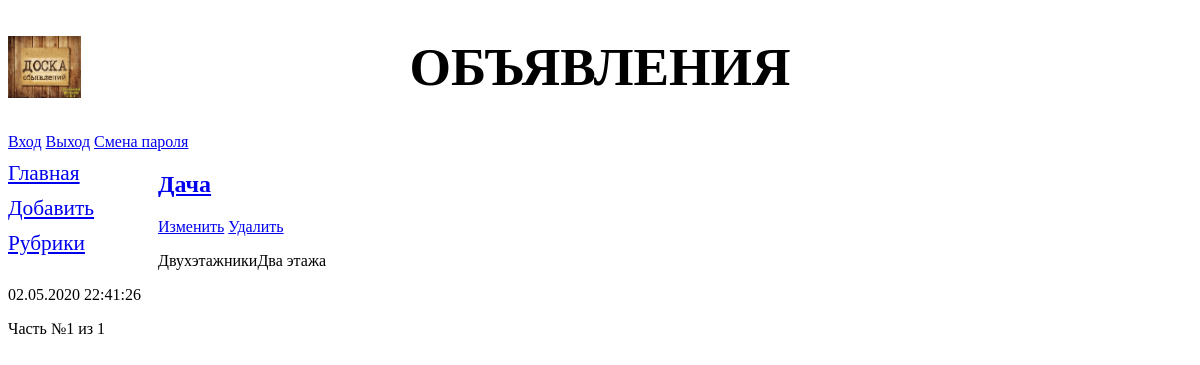
Before: /bboard/accounts/profile/ with the older database file.
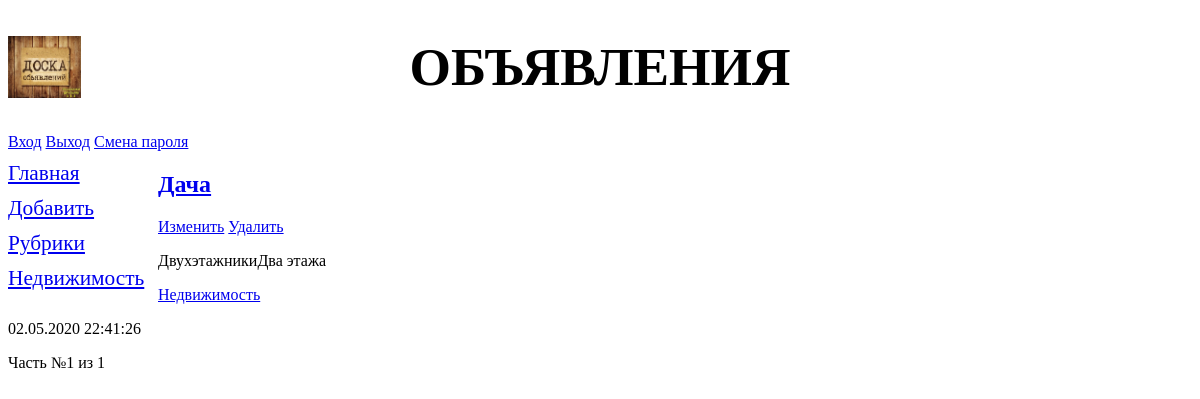
After: the same page with the newer database file.
### bboard/models.py (models this page shows, shortened)
class Bb(models.Model):
    title = models.CharField(max_length=50, verbose_name='Товар')
    content = models.TextField(null=True, blank=True, verbose_name='Описание')
    price = models.FloatField(null=True, blank=True, verbose_name='Цена')
    published = models.DateTimeField(auto_now_add=True, db_index=True, verbose_name='Опубликовано')
    rubric = models.ForeignKey('Rubric', null=True, on_delete=models.PROTECT, verbose_name='Рубрика')
    objects = models.Manager()
    reverse = BbManager()
    class Meta:
        verbose_name_plural = 'Объявления'
        verbose_name = 'Объявление'
        ordering = ['-published']

class Rubric(models.Model):
    name = models.CharField(max_length=20, db_index=True, verbose_name='Название')
    order = models.SmallIntegerField(default=0, db_index=True)
    objects = models.Manager()
    bbs = RubricManager()
    class Meta:
        verbose_name_plural = 'Рубрики'
        verbose_name = 'Рубрика'
        ordering = ['order', 'name']

### bboard/views.py (the view)
# urls.py: path('accounts/profile/', index),
def index(request):
    bbs = Bb.objects.all()
    rubrics = Rubric.objects.all()
    paginator = Paginator(bbs, 2)
    if 'page' in request.GET:
        page_num = request.GET['page']
    else:
        page_num = 1
    page = paginator.get_page(page_num)
    context = {'rubrics': rubrics, 'page': page, 'bbs': page.object_list}
    return render(request, 'bboard/index.html', context)

### bboard/templates/bboard/index.html (shortened to what this page needs)
{% extends "layout/base.html" %}
{% block content %}
{% for bb in bbs %}
<div class="b">
    <h2><a href="{% url 'detail' pk=bb.pk %}">{{ bb.title }}</a></h2>
    <a href="{% url 'update' pk=bb.pk %}">Изменить</a>
    <a href="{% url 'delete' pk=bb.pk %}">Удалить</a>
    <p>{{ bb.content }}</p>
    <p><a href="{% url 'by_rubric' bb.rubric.pk %}"> {{ bb.rubric.name }}</a></p>
    <p>{{ bb.published|date:"d.m.Y H:i:s" }}</p>
</div>
{% endfor %}
<div>
    Часть №{{ page.number }} из {{ page.paginator.num_pages }}
</div>
{% endblock %}

### bboard/templates/layout/base.html (shortened to what this page needs)
<!DOCTYPE html>
{% load static %}
<html lang="ru">
<head>
    <link rel="stylesheet" type="text/css" href="{% static 'bboard/style.css' %}">
</head>
<body>
    <header>
        <h1>Объявления</h1>
        <a href="{% url 'login' %}">Вход</a>
        <a href="{% url 'logout' %}">Выход</a>
        <a href="{% url 'password_change' %}">Смена пароля</a>
    </header>
    <nav>
        <a href="{% url 'index' %}">Главная</a>
        <a href="{% url 'add' %}">Добавить</a>
        <a href="{% url 'rubrics' %}">Рубрики</a>
        {% for rubric in rubrics %}
        <a href="{% url 'by_rubric' rubric.pk %}">
            {{ rubric.name }}</a>
        {% endfor %}
    </nav>
    <section>
        {% block content %}
        {% endblock %}
    </section>
</body>
</html>

Changed rows visible on the page:
added Rubric: name "Недвижимость"
changed Bb "Дача": rubric_id empty → 1 (drawn); rubric.name (not shown) → "Недвижимость"
